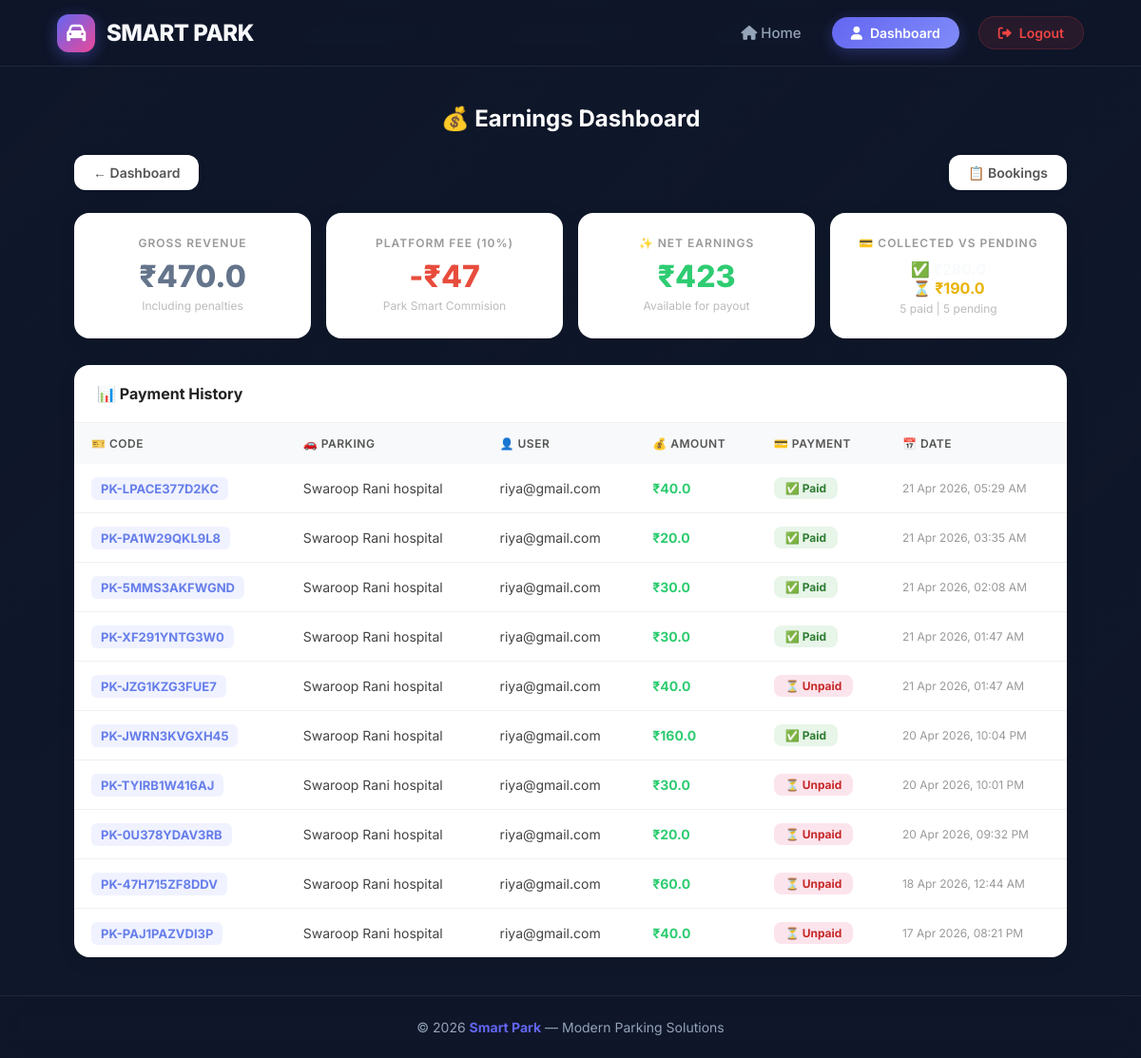
Page /provider/earnings/ (signed in) on the earlier database version.
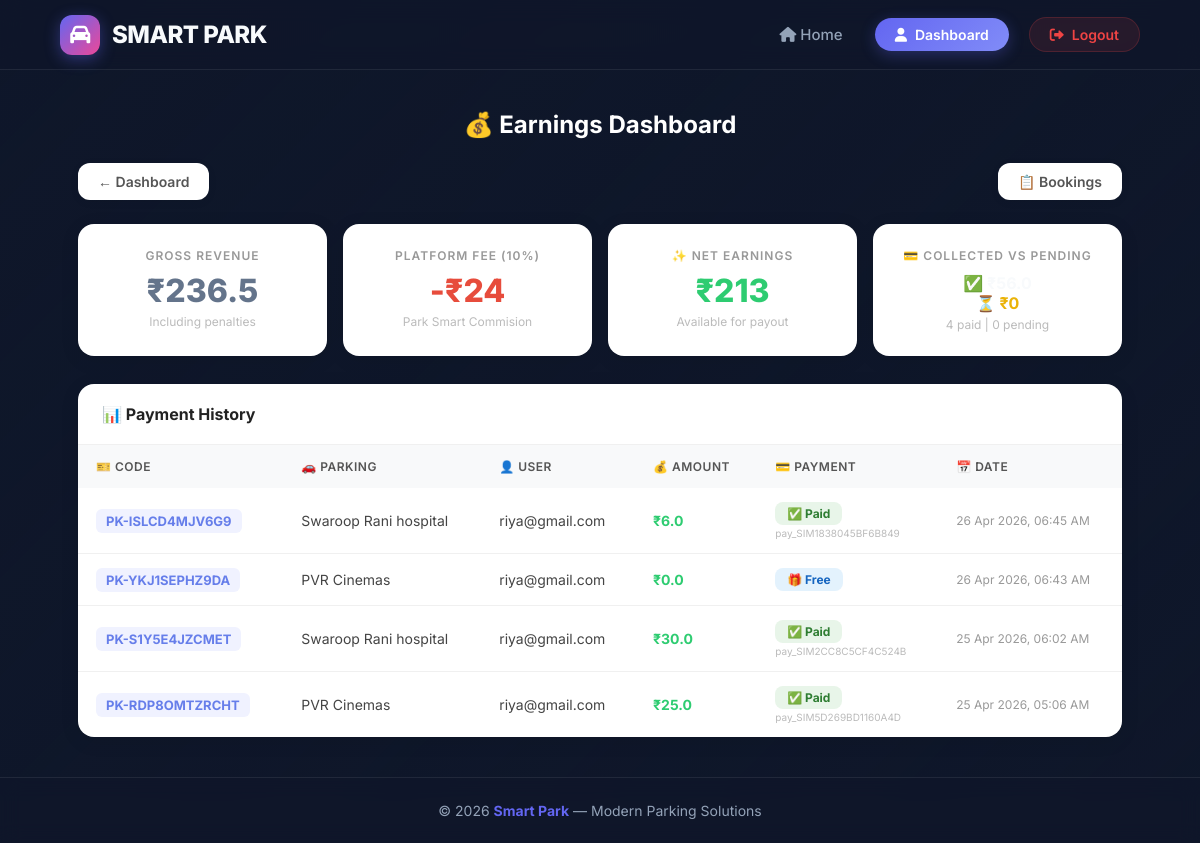
Same page on the later database version.
### parking/models.py (models this page shows, shortened)
class Booking(models.Model):
    user = models.ForeignKey(User, on_delete=models.CASCADE)
    parking = models.ForeignKey(Parking, on_delete=models.CASCADE)
    vehicle_type = models.CharField(max_length=20, choices=VEHICLE_CHOICES)
    vehicle_number = models.CharField(max_length=20)
    booking_code = models.CharField(max_length=20, unique=True, editable=False)
    assigned_slot = models.CharField(max_length=10, blank=True, null=True)
    hours = models.IntegerField(default=1)
    total_price = models.FloatField(blank=True, null=True)
    booking_time = models.DateTimeField(auto_now_add=True)
    start_time = models.DateTimeField(null=True, blank=True)
    end_time = models.DateTimeField(null=True, blank=True)
    payment_timing = models.CharField(max_length=15, choices=PAYMENT_TIMING_CHOICES, default='pay_now')
    is_active = models.BooleanField(default=True)
    status = models.CharField(max_length=20, choices=BOOKING_STATUS_CHOICES, default='booked')
    is_checked_out = models.BooleanField(default=False)
    actual_exit_time = models.DateTimeField(null=True, blank=True)
    overstay_penalty = models.FloatField(default=0)
    rating = models.IntegerField(null=True, blank=True)

class Parking(models.Model):
    provider = models.ForeignKey(User, on_delete=models.CASCADE)
    parking_name = models.CharField(max_length=100)
    location = models.CharField(max_length=200)
    latitude = models.FloatField(null=True, blank=True)
    longitude = models.FloatField(null=True, blank=True)
    bike_slots = models.IntegerField(default=0)
    car_slots = models.IntegerField(default=0)
    suv_slots = models.IntegerField(default=0)
    truck_slots = models.IntegerField(default=0)
    available_bike_slots = models.IntegerField(default=0)
    available_car_slots = models.IntegerField(default=0)
    available_suv_slots = models.IntegerField(default=0)
    available_truck_slots = models.IntegerField(default=0)
    bike_price = models.FloatField(default=0)
    car_price = models.FloatField(default=0)
    suv_price = models.FloatField(default=0)
    truck_price = models.FloatField(default=0)
    bike_free_slots = models.IntegerField(default=0)
    car_free_slots = models.IntegerField(default=0)
    suv_free_slots = models.IntegerField(default=0)
    truck_free_slots = models.IntegerField(default=0)
    bike_first_free_limit = models.IntegerField(default=0)
    car_first_free_limit = models.IntegerField(default=0)
    suv_first_free_limit = models.IntegerField(default=0)
    truck_first_free_limit = models.IntegerField(default=0)
    used_bike_free_today = models.IntegerField(default=0)
    used_car_free_today = models.IntegerField(default=0)
    used_suv_free_today = models.IntegerField(default=0)
    used_truck_free_today = models.IntegerField(default=0)
    used_bike_first_free_today = models.IntegerField(default=0)
    used_car_first_free_today = models.IntegerField(default=0)
    used_suv_first_free_today = models.IntegerField(default=0)
    used_truck_first_free_today = models.IntegerField(default=0)
    last_reset_date = models.DateField(null=True, blank=True)

class Payment(models.Model):
    booking = models.OneToOneField(Booking, on_delete=models.CASCADE, related_name='payment')
    total_amount = models.FloatField()  # Total booking cost
    deposit_amount = models.FloatField(default=0)  # Deposit paid (20-30% of total)
    balance_amount = models.FloatField(default=0)  # Remaining amount to pay
    status = models.CharField(max_length=20, choices=PAYMENT_STATUS_CHOICES, default='pending')
    payment_method = models.CharField(max_length=20, choices=PAYMENT_METHOD_CHOICES, blank=True)
    transaction_id = models.CharField(max_length=50, unique=True, blank=True)
    payment_date = models.DateTimeField(auto_now_add=True)
    balance_paid_date = models.DateTimeField(null=True, blank=True)
    razorpay_order_id = models.CharField(max_length=100, blank=True, null=True)
    razorpay_payment_id = models.CharField(max_length=100, blank=True, null=True)
    razorpay_signature = models.CharField(max_length=200, blank=True, null=True)

### parking/views.py (the view)
# urls.py: path('provider/earnings/', views.provider_earnings, name='provider_earnings'),
@login_required
def provider_earnings(request):
    bookings = Booking.objects.filter(
        parking__provider=request.user,
        status__in=['completed', 'active', 'booked', 'overstaying']
    ).select_related('parking').order_by('-booking_time')
    total_earnings = bookings.aggregate(Sum('total_price'))['total_price__sum'] or 0
    total_penalties = bookings.aggregate(Sum('overstay_penalty'))['overstay_penalty__sum'] or 0
    paid_bookings = []
    pending_bookings = []
    paid_total = 0
    pending_total = 0
    for b in bookings:
        try:
            payment = Payment.objects.get(booking=b)
            b.payment_status = payment.status
            b.payment_txn = payment.razorpay_payment_id or ''
            if payment.status == 'completed':
                paid_bookings.append(b)
                paid_total += payment.total_amount
            else:
                pending_bookings.append(b)
                pending_total += b.total_price
        except Payment.DoesNotExist:
            b.payment_status = 'free' if b.total_price == 0 else 'no_record'
            b.payment_txn = ''
            if b.total_price == 0:
                paid_bookings.append(b)
            else:
                pending_bookings.append(b)
                pending_total += b.total_price
    gross_earnings = total_earnings + total_penalties
    platform_fee = gross_earnings * 0.10
    net_earnings = gross_earnings - platform_fee
    return render(request, 'provider_earning.html', {
        'total_earnings': gross_earnings,
        'total_penalties': total_penalties,
        'paid_total': paid_total,
        'pending_total': pending_total,
        'platform_fee': platform_fee,
        'net_earnings': net_earnings,
        'bookings': bookings,
        'paid_count': len(paid_bookings),
        'pending_count': len(pending_bookings),
    })

### parking/templates/provider_earning.html (shortened to what this page needs)
{% extends 'home.html' %}
{% block content %}
<div class="wrapper">
    <h2 class="page-title">💰 Earnings Dashboard</h2>
    <div class="top-bar">
        <a href="{% url 'parking_provider' %}" class="nav-btn">← Dashboard</a>
        <a href="{% url 'provider_bookings' %}" class="nav-btn">📋 Bookings</a>
    </div>
    <div class="stats-grid">
        <div class="stat-card">
            <div class="stat-label">Gross Revenue</div>
            <div class="stat-value" style="color:#64748b;">₹{{ total_earnings }}</div>
            <div class="stat-sub">Including penalties</div>
        </div>
        <div class="stat-card">
            <div class="stat-label">Platform Fee (10%)</div>
            <div class="stat-value red">-₹{{ platform_fee|floatformat:0 }}</div>
            <div class="stat-sub">Park Smart Commision</div>
        </div>
        <div class="stat-card">
            <div class="stat-label">✨ Net Earnings</div>
            <div class="stat-value green">₹{{ net_earnings|floatformat:0 }}</div>
            <div class="stat-sub">Available for payout</div>
        </div>
        <div class="stat-card">
            <div class="stat-label">💳 Collected vs Pending</div>
            <div style="font-size:16px; font-weight:700; margin-top:10px;">✅ ₹{{ paid_total }} <br> <span style="color:#eab308;">⏳ ₹{{ pending_total }}</span></div>
            <div class="stat-sub">{{ paid_count }} paid | {{ pending_count }} pending</div>
        </div>
    </div>
    <div class="table-box">
        <div class="table-header"><h3>📊 Payment History</h3></div>
        <table>
            <tr>
                <th>🎫 Code</th>
                <th>🚗 Parking</th>
                <th>👤 User</th>
                <th>💰 Amount</th>
                <th>💳 Payment</th>
                <th>📅 Date</th>
            </tr>
            {% for b in bookings %}
            <tr>
                <td><span class="booking-code">{{ b.booking_code }}</span></td>
                <td>{{ b.parking.parking_name }}</td>
                <td>{{ b.user.username }}</td>
                <td class="price">₹{{ b.total_price }}</td>
                <td>
                    {% if b.payment_status == 'completed' %}
                        <span class="status-badge badge-paid">✅ Paid</span>
                        {% if b.payment_txn %}<span class="txn-id">{{ b.payment_txn|truncatechars:22 }}</span>{% endif %}
                    {% elif b.payment_status == 'refunded' %}
                        <span class="status-badge badge-refunded">💰 Refunded</span>
                    {% elif b.payment_status == 'free' %}
                        <span class="status-badge badge-free">🎁 Free</span>
                    {% else %}
                        <span class="status-badge badge-pending">⏳ Unpaid</span>
                    {% endif %}
                </td>
                <td class="date">{{ b.booking_time|date:"d M Y, h:i A" }}</td>
            </tr>
            {% empty %}
            <tr><td colspan="6" class="empty">No bookings yet 💸</td></tr>
            {% endfor %}
        </table>
    </div>
</div>
{% endblock %}

### parking/templates/home.html (shortened to what this page needs)
<!DOCTYPE html>
<html lang="en">
<head>
    <link rel="stylesheet" href="https://cdnjs.cloudflare.com/ajax/libs/font-awesome/6.0.0-beta3/css/all.min.css">
</head>
<body>
    <header class="header" id="navbar">
        <a href="/" class="logo">
            <div class="logo-icon"><i class="fa-solid fa-car"></i></div>
            SMART PARK
        </a>
        <nav class="nav">
            <a href="/" class="nav-link"><i class="fa-solid fa-house"></i> Home</a>
            {% if user.is_authenticated %}
                {% if request.session.role == 'provider' %}
                    <a href="{% url 'parking_provider' %}" class="btn-action btn-primary"><i class="fa-solid fa-chart-line"></i> Dashboard</a>
                {% elif request.session.role == 'user' %}
                    <a href="{% url 'user_dashboard' %}" class="btn-action btn-primary"><i class="fa-solid fa-user"></i> Dashboard</a>
                {% endif %}
                <a href="{% url 'logout' %}" class="btn-action btn-logout"><i class="fa-solid fa-right-from-bracket"></i> Logout</a>
            {% else %}
                <a href="/login" class="nav-link">Login</a>
                <a href="/register" class="btn-action btn-primary">Register</a>
            {% endif %}
        </nav>
    </header>
    <main class="content">
        {% block content %}
        {% endblock %}
    </main>
    <footer class="footer">
        © 2026 <strong>Smart Park</strong> — Modern Parking Solutions
    </footer>
</body>
</html>

### parking/templates/home.html (style rules this page uses)
:root { --primary: #6366f1; --primary-hover: #4f46e5; --secondary: #ec4899; --bg-dark: #0f172a; --text-light: #f8fafc; --text-muted: #94a3b8; --glass-bg: rgba(15, 23, 42, 0.6); --glass-border: rgba(255, 255, 255, 0.08); }
* { margin: 0; padding: 0; box-sizing: border-box; font-family: 'Inter', sans-serif; }
body { min-height: 100vh; display: flex; flex-direction: column; background-color: var(--bg-dark); color: var(--text-light); overflow-x: hidden; }
.header { position: sticky; top: 0; z-index: 1000; height: 70px; display: flex; justify-content: space-between; align-items: center; padding: 0 5%; background: var(--glass-bg); backdrop-filter: blur(12px); -webkit-backdrop-filter: blur(12px); border-bottom: 1px solid var(--glass-border); transition: all 0.3s ease; }
.logo { display: flex; align-items: center; gap: 12px; font-size: 24px; font-weight: 800; letter-spacing: -0.5px; text-decoration: none; color: var(--text-light); transition: transform 0.3s ease; }
.logo-icon { display: flex; align-items: center; justify-content: center; width: 40px; height: 40px; border-radius: 12px; background: linear-gradient(135deg, var(--primary), var(--secondary)); box-shadow: 0 4px 15px rgba(99, 102, 241, 0.4); font-size: 20px; color: white; }
.nav { display: flex; align-items: center; gap: 20px; }
.nav-link { color: var(--text-muted); text-decoration: none; font-size: 15px; font-weight: 500; padding: 8px 12px; border-radius: 8px; transition: all 0.3s ease; position: relative; }
.btn-action { padding: 8px 20px; border-radius: 20px; font-size: 14px; font-weight: 600; text-decoration: none; transition: all 0.3s ease; display: inline-flex; align-items: center; gap: 8px; }
.btn-primary { background: linear-gradient(135deg, var(--primary), #818cf8); color: white !important; box-shadow: 0 4px 15px rgba(99, 102, 241, 0.3); }
.btn-logout { background: rgba(239, 68, 68, 0.1); color: #ef4444 !important; border: 1px solid rgba(239, 68, 68, 0.2); }
.content { flex: 1; display: flex; flex-direction: column; align-items: center; width: 100%; padding: 40px 20px; max-width: 1200px; margin: 0 auto; animation: fadeIn 0.5s ease-out; }
.footer { padding: 24px; text-align: center; color: var(--text-muted); font-size: 14px; background: var(--glass-bg); backdrop-filter: blur(10px); border-top: 1px solid var(--glass-border); margin-top: auto; }
.footer strong { color: var(--primary); }

Differences in the rows shown:
removed Booking: booking_code "PK-LPACE377D2KC", parking.parking_name "Swaroop Rani hospital", user.username "riya@gmail.com", total_price "40.0", shows "✅ Paid", booking_time "21 Apr 2026, 05:29 AM"
removed Booking: booking_code "PK-PA1W29QKL9L8", parking.parking_name "Swaroop Rani hospital", user.username "riya@gmail.com", total_price "20.0", shows "✅ Paid", booking_time "21 Apr 2026, 03:35 AM"
removed Booking: booking_code "PK-5MMS3AKFWGND", parking.parking_name "Swaroop Rani hospital", user.username "riya@gmail.com", total_price "30.0", shows "✅ Paid", booking_time "21 Apr 2026, 02:08 AM"
removed Booking: booking_code "PK-XF291YNTG3W0", parking.parking_name "Swaroop Rani hospital", user.username "riya@gmail.com", total_price "30.0", shows "✅ Paid", booking_time "21 Apr 2026, 01:47 AM"
removed Booking: booking_code "PK-JZG1KZG3FUE7", parking.parking_name "Swaroop Rani hospital", user.username "riya@gmail.com", total_price "40.0", shows "⏳ Unpaid", booking_time "21 Apr 2026, 01:47 AM"
removed Booking: booking_code "PK-JWRN3KVGXH45", parking.parking_name "Swaroop Rani hospital", user.username "riya@gmail.com", total_price "160.0", shows "✅ Paid", booking_time "20 Apr 2026, 10:04 PM"
removed Booking: booking_code "PK-TYIRB1W416AJ", parking.parking_name "Swaroop Rani hospital", user.username "riya@gmail.com", total_price "30.0", shows "⏳ Unpaid", booking_time "20 Apr 2026, 10:01 PM"
removed Booking: booking_code "PK-0U378YDAV3RB", parking.parking_name "Swaroop Rani hospital", user.username "riya@gmail.com", total_price "20.0", shows "⏳ Unpaid", booking_time "20 Apr 2026, 09:32 PM"
removed Booking: booking_code "PK-47H715ZF8DDV", parking.parking_name "Swaroop Rani hospital", user.username "riya@gmail.com", total_price "60.0", shows "⏳ Unpaid", booking_time "18 Apr 2026, 12:44 AM"
removed Booking: booking_code "PK-PAJ1PAZVDI3P", parking.parking_name "Swaroop Rani hospital", user.username "riya@gmail.com", total_price "40.0", shows "⏳ Unpaid", booking_time "17 Apr 2026, 08:21 PM"
added Booking: booking_code "PK-ISLCD4MJV6G9", parking.parking_name "Swaroop Rani hospital", user.username "riya@gmail.com", total_price "6.0", payment_txn "pay_SIM1838045BF6B849", booking_time "26 Apr 2026, 06:45 AM"
added Booking: booking_code "PK-YKJ1SEPHZ9DA", parking.parking_name "PVR Cinemas", user.username "riya@gmail.com", total_price "0.0", shows "🎁 Free", booking_time "26 Apr 2026, 06:43 AM"
added Booking: booking_code "PK-S1Y5E4JZCMET", parking.parking_name "Swaroop Rani hospital", user.username "riya@gmail.com", total_price "30.0", payment_txn "pay_SIM2CC8C5CF4C524B", booking_time "25 Apr 2026, 06:02 AM"
added Booking: booking_code "PK-RDP8OMTZRCHT", parking.parking_name "PVR Cinemas", user.username "riya@gmail.com", total_price "25.0", payment_txn "pay_SIM5D269BD1160A4D", booking_time "25 Apr 2026, 05:06 AM"
Other differences:
{{ total_earnings }}: "470.0" → "236.5"
{{ platform_fee|floatformat:0 }}: "47" → "24"
{{ net_earnings|floatformat:0 }}: "423" → "213"
{{ pending_total }}: "190.0" → "0"
{{ paid_count }}: "5" → "4"
{{ pending_count }}: "5" → "0"
